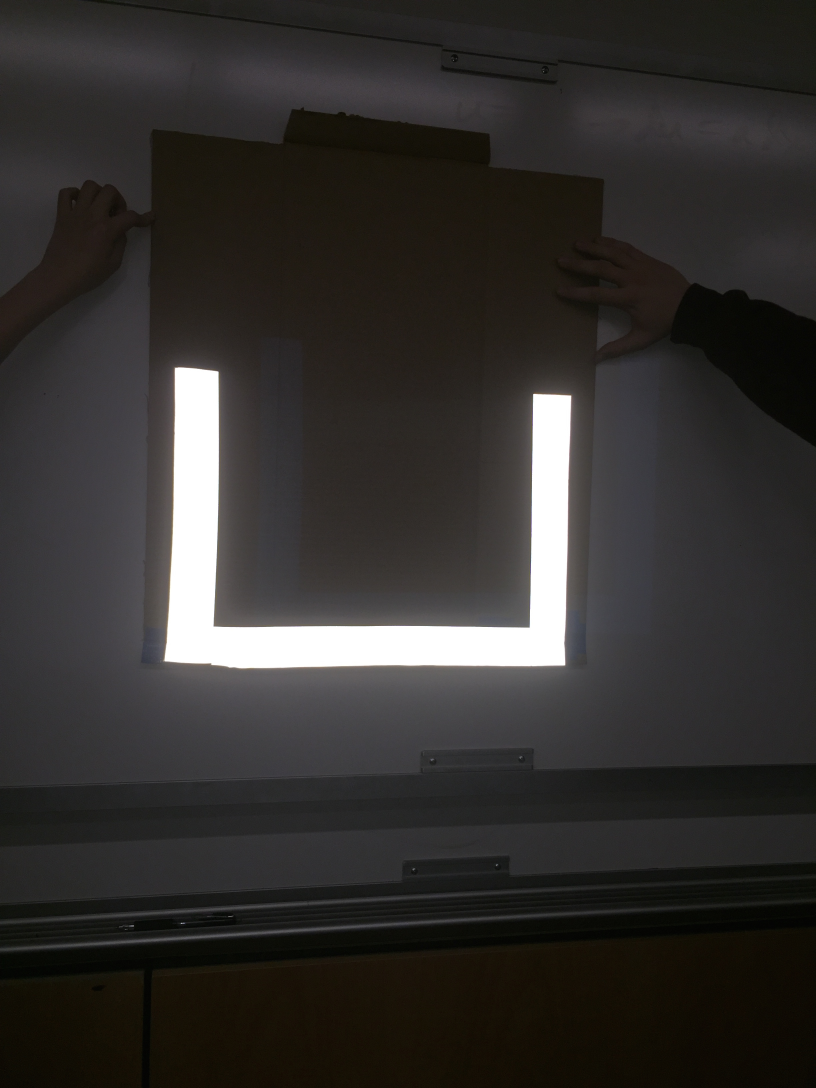
#> input picture OnBoard.JPG, 2448 x 3264 px, found by its file name (shown at 1/3 size)
$ python threshold.py
#> lines starting #> are read from the running program, lines starting #| are printed output that depends on the picture; after the words box and inside, x2 and y2 are one past the last pixel; in counts of white or black regions, pixels touching at a corner belong together
import numpy as np
import cv2

im = cv2.imread("OnBoard.jpg")
#> im is the input picture: shape (3264, 2448, 3); mean B, G, R 46.3, 48.4, 50.9
im = cv2.resize(im, (1000, 700))
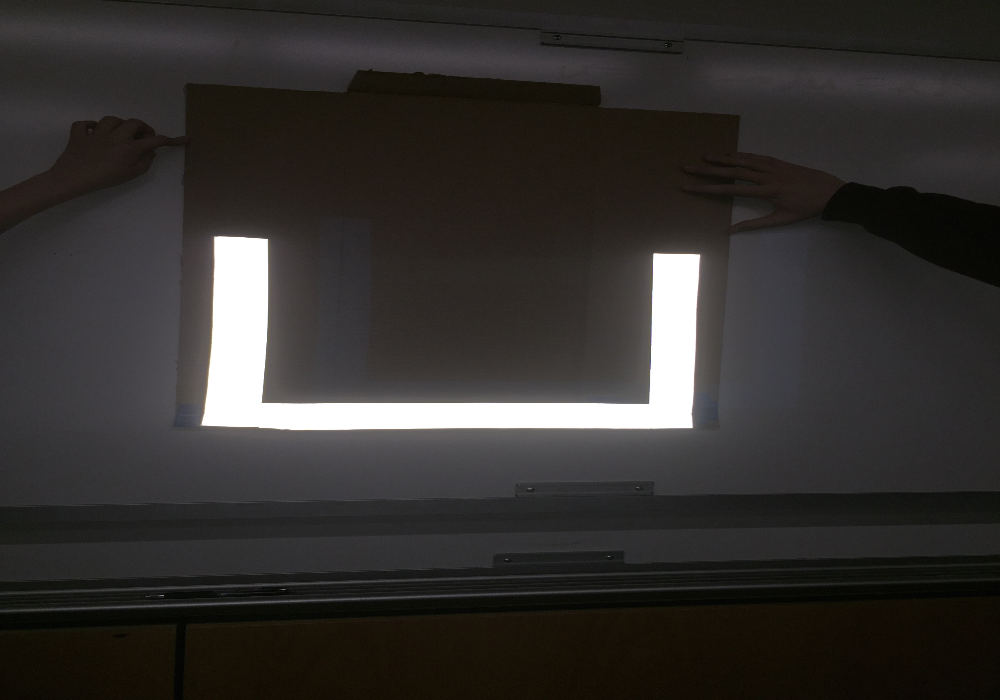
#> im: shape (700, 1000, 3); mean B, G, R 46.2, 48.3, 50.7

cv2.threshold(im, 250, 255, cv2.THRESH_BINARY, im)
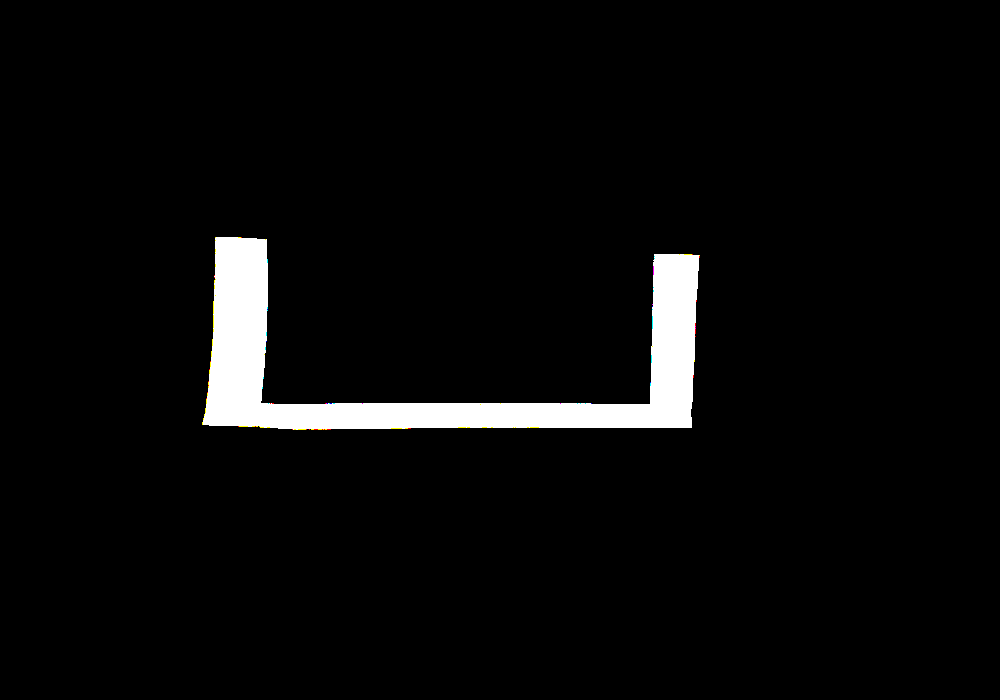
#> im: shape (700, 1000, 3); mean B, G, R 10, 10, 10
imgray = cv2.cvtColor(im, cv2.COLOR_BGR2GRAY)
ret, thresh = cv2.threshold(imgray, 127, 255, 0)
#> thresh: shape (700, 1000); 3.9% white; 1 white region
contours, hierarchy = cv2.findContours(thresh, cv2.RETR_TREE,
                                       cv2.CHAIN_APPROX_SIMPLE)
#> contours = 1 contour; box (x1, y1, x2, y2) and area: (202, 237, 700, 430) 26713

cv2.drawContours(im, contours, -1, (0, 255, 0), 3)
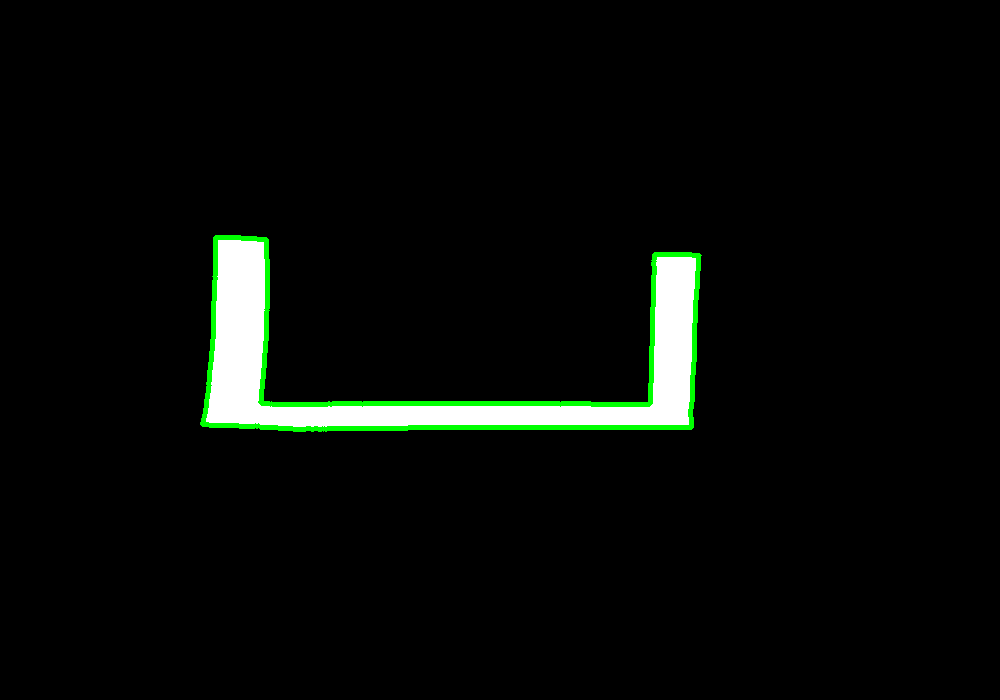
#> im: shape (700, 1000, 3); 1.17% of pixels changed, all inside (x1, y1, x2, y2) = (200, 235, 702, 432)

cv2.imshow("OnBoard.jpg", im)


cv2.waitKey(0)
cv2.destroyAllWindows()
